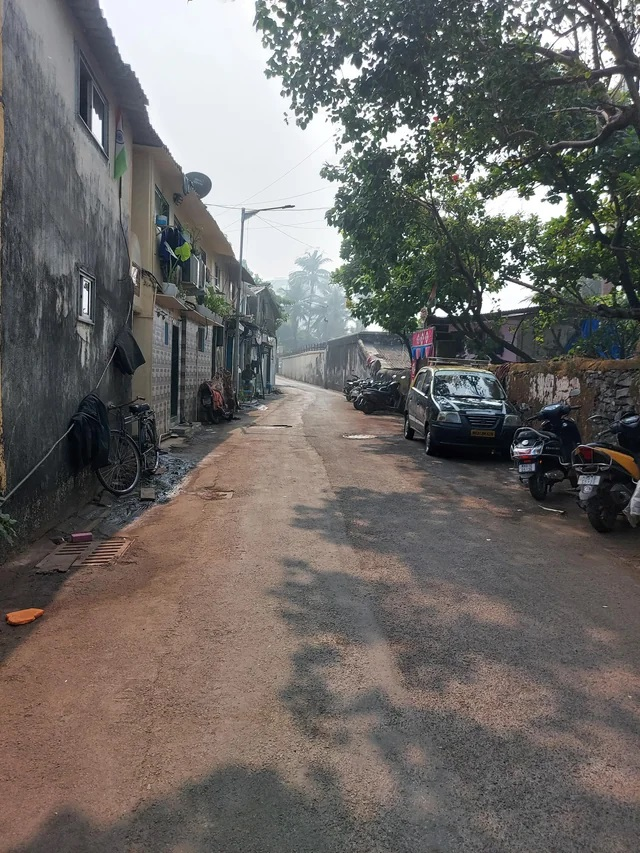
#> input picture AI Models (NLP and CV)/lane_image.jpg, 640 x 853 px
$ jupyter execute 'Lane width detection using OpenCV (11 October 2024).ipynb'
#> lines starting #> are read from the running program, lines starting #| are printed output that depends on the picture; after the words box and inside, x2 and y2 are one past the last pixel; in counts of white or black regions, pixels touching at a corner belong together
[cell 1]
import cv2
import numpy as np
import pandas as pd

[cell 2]
# Load the image
image = cv2.imread('lane_image.jpg')
#> image is the input picture: shape (853, 640, 3); mean B, G, R 102.1, 104.9, 108.3

# Iteration 1

[cell 3]
# Convert the image to grayscale
gray = cv2.cvtColor(image, cv2.COLOR_BGR2GRAY)
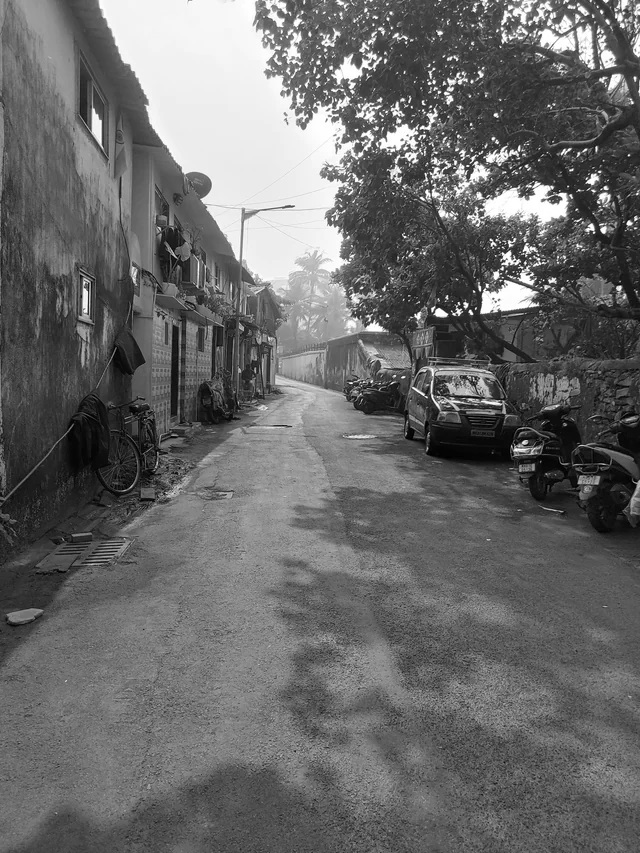
#> gray: shape (853, 640); min 0, max 255, mean 105.6

[cell 4]
# Apply Gaussian blur to reduce noise
blurred = cv2.GaussianBlur(gray, (5, 5), 0)

[cell 5]
# Perform Canny edge detection
edges = cv2.Canny(blurred, 50, 150)
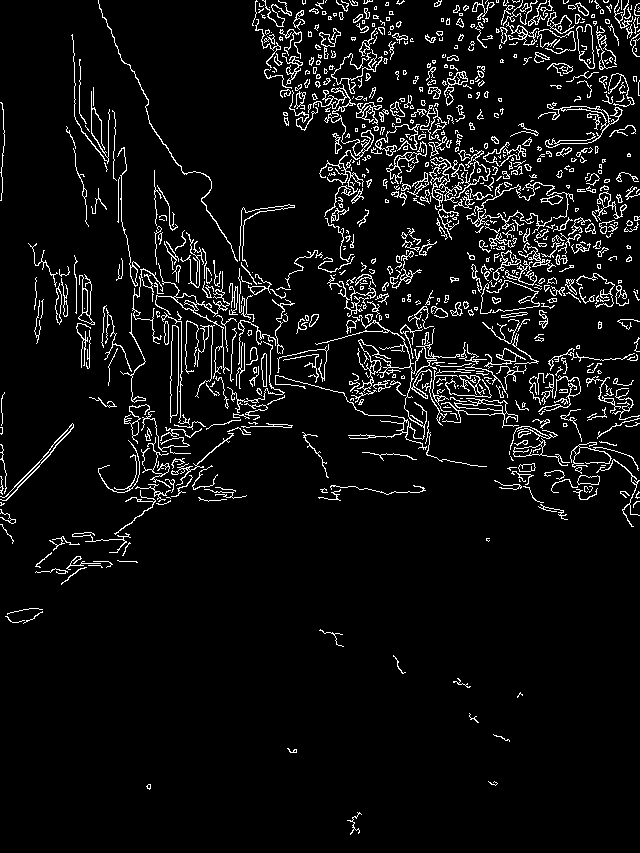
#> edges: shape (853, 640); 6.5% white in thin lines or dots

[cell 6]
# Find the contours of the edges
contours, _ = cv2.findContours(edges, cv2.RETR_EXTERNAL, cv2.CHAIN_APPROX_SIMPLE)
#> contours = 809 contours, 627 with area under 20; largest, box (x1, y1, x2, y2) and area: (170, 325, 179, 423) 618, (313, 84, 374, 217) 488, (429, 157, 468, 207) 397, (441, 398, 519, 428) 360, (538, 104, 623, 148) 348

[cell 7]
# Initialize variables to hold the leftmost and rightmost points
leftmost = None
rightmost = None

[cell 8]
# Iterate through contours and find the extreme leftmost and rightmost points
for contour in contours:
    # Get extreme points for each contour
    left_point = tuple(contour[contour[:, :, 0].argmin()][0])
    right_point = tuple(contour[contour[:, :, 0].argmax()][0])

    # Update the leftmost and rightmost points for the road boundary
    if leftmost is None or left_point[0] < leftmost[0]:
        leftmost = left_point
    if rightmost is None or right_point[0] > rightmost[0]:
        rightmost = right_point
#> this loop made 809 passes
#> (left_point, rightmost) on passes 3, 5, 7, 27, 29: ((488, 781), (497, 783)), ((493, 734), (509, 740)), ((517, 696), (522, 695)), ((538, 506), (567, 519)), ((633, 504), (639, 501))
#> (right_point, leftmost) on passes 2, 11, 25: ((150, 788), (146, 786)), ((24, 620), (5, 616)), ((13, 541), (0, 524))

[cell 9]
# Calculate the road width in pixels (distance between the leftmost and rightmost points)
road_width_pixels = np.linalg.norm(np.array(leftmost) - np.array(rightmost))
#> road_width_pixels = 639.4

[cell 10]
# Conversion from Pixels to Meters using the black car's width (assuming 1.5 meters for a nearby black taxi)
car_width_meters = 1.5  # Estimated width of the black car in meters
car_width_pixels = 150  # Approximate car width in pixels (adjust as necessary)

[cell 11]
# Calculate the pixel-to-meter ratio
pixels_per_meter = car_width_pixels / car_width_meters

[cell 12]
# Calculate the road width in meters
road_width_meters = road_width_pixels / pixels_per_meter
#> road_width_meters = 6.39

[cell 13]
# Convert road width to feet
road_width_feet = road_width_meters * 3.28084
#> road_width_feet = 20.98

[cell 14]
# Draw the detected leftmost and rightmost road boundaries
road_image = image.copy()
cv2.circle(road_image, leftmost, 10, (0, 255, 0), -1)  # Leftmost point
#> road_image: shape (853, 640, 3); 0.03% of pixels changed, all inside (x1, y1, x2, y2) = (0, 514, 11, 535)
cv2.circle(road_image, rightmost, 10, (0, 255, 0), -1)  # Rightmost point
#> road_image: shape (853, 640, 3); mean B, G, R 102.1, 105.1, 108.3

[cell 15]
# Draw a line between the leftmost and rightmost points (representing road width)
cv2.line(road_image, leftmost, rightmost, (255, 0, 0), 2)

[cell 16]
# Add text annotation showing the road width in feet
font = cv2.FONT_HERSHEY_SIMPLEX
text = f"Lane Width: {road_width_feet:.2f} ft"
#> text = 'Lane Width: 20.98 ft'
cv2.putText(road_image, text, (int((leftmost[0] + rightmost[0]) / 2), leftmost[1] - 10), font, 0.7, (255, 0, 0), 2, cv2.LINE_AA)
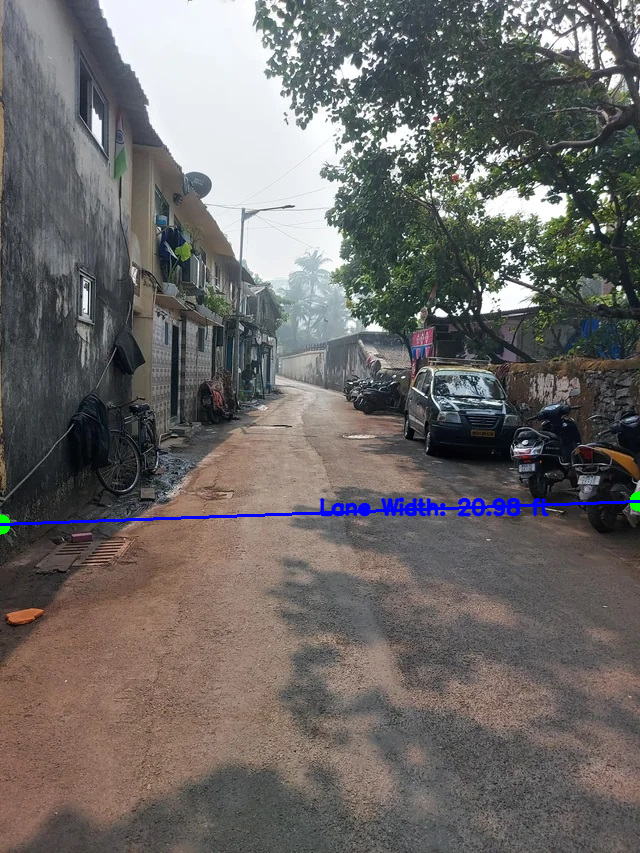
#> road_image: shape (853, 640, 3); mean B, G, R 103.2, 104.5, 107.7

[cell 17]
# Display the final image with the correct annotation
cv2.imshow("Lane Width in Feet", road_image)
cv2.waitKey(0)
cv2.destroyAllWindows()

[cell 18]
# Print the calculated width for reference
print(f"Lane width in pixels: {road_width_pixels:.2f} pixels")
#| Lane width in pixels: 639.41 pixels
print(f"Lane width in meters: {road_width_meters:.2f} meters")
#| Lane width in meters: 6.39 meters
print(f"Lane width in feet: {road_width_feet:.2f} feet")
#| Lane width in feet: 20.98 feet

$ run again, with AI Models (NLP and CV)/road_image.jpg copied over AI Models (NLP and CV)/lane_image.jpg
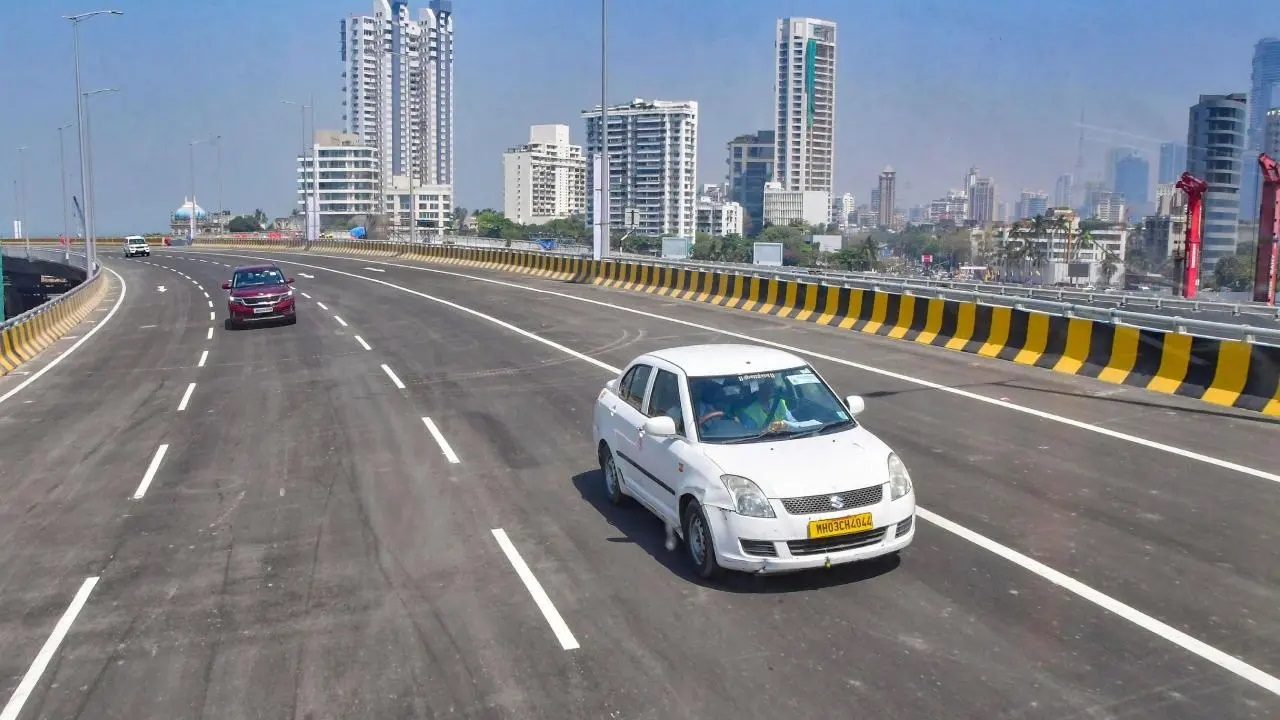
#> input picture AI Models (NLP and CV)/road_image.jpg, 1280 x 720 px
#> image is the input picture: shape (720, 1280, 3); mean B, G, R 139.6, 132.6, 129.1
#> `edges = cv2.Canny(blurred, 50, 150)`:
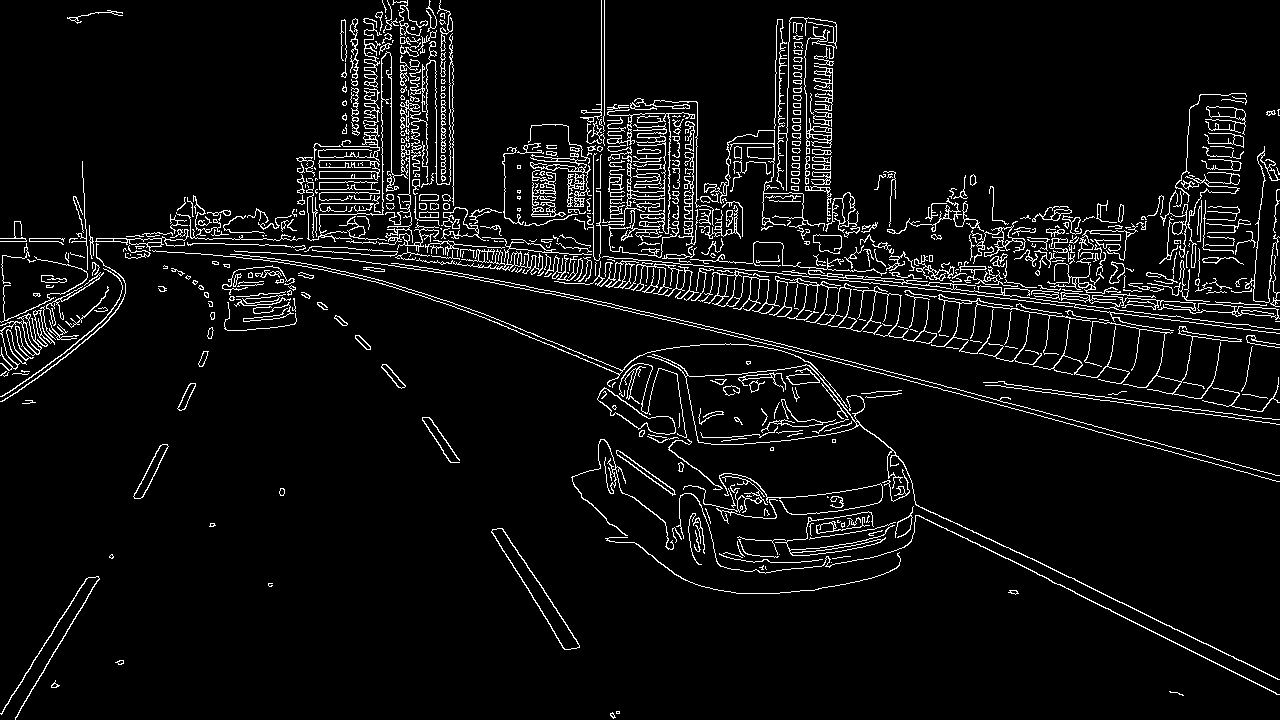
#> edges: shape (720, 1280); 5.9% white in thin lines or dots
#> contours = 610 contours, 413 with area under 20; largest, box (x1, y1, x2, y2) and area: (647, 354, 1280, 680) 10419, (491, 528, 580, 650) 1859, (602, 109, 695, 258) 1494, (597, 387, 676, 435) 1222, (698, 270, 841, 323) 820
#> the loop `for contour in contours:` made 610 passes
#> (left_point, rightmost) on passes 3, 44: ((1169, 691), (1183, 695)), ((676, 526), (1279, 694))
#> road_width_pixels = 1279.1
#> road_width_meters = 12.79
#> road_width_feet = 41.97
#> text = 'Lane Width: 41.97 ft'
#> `cv2.putText(road_image, text, (int((leftmost[0] + rightmost[0]) / 2), ..`:
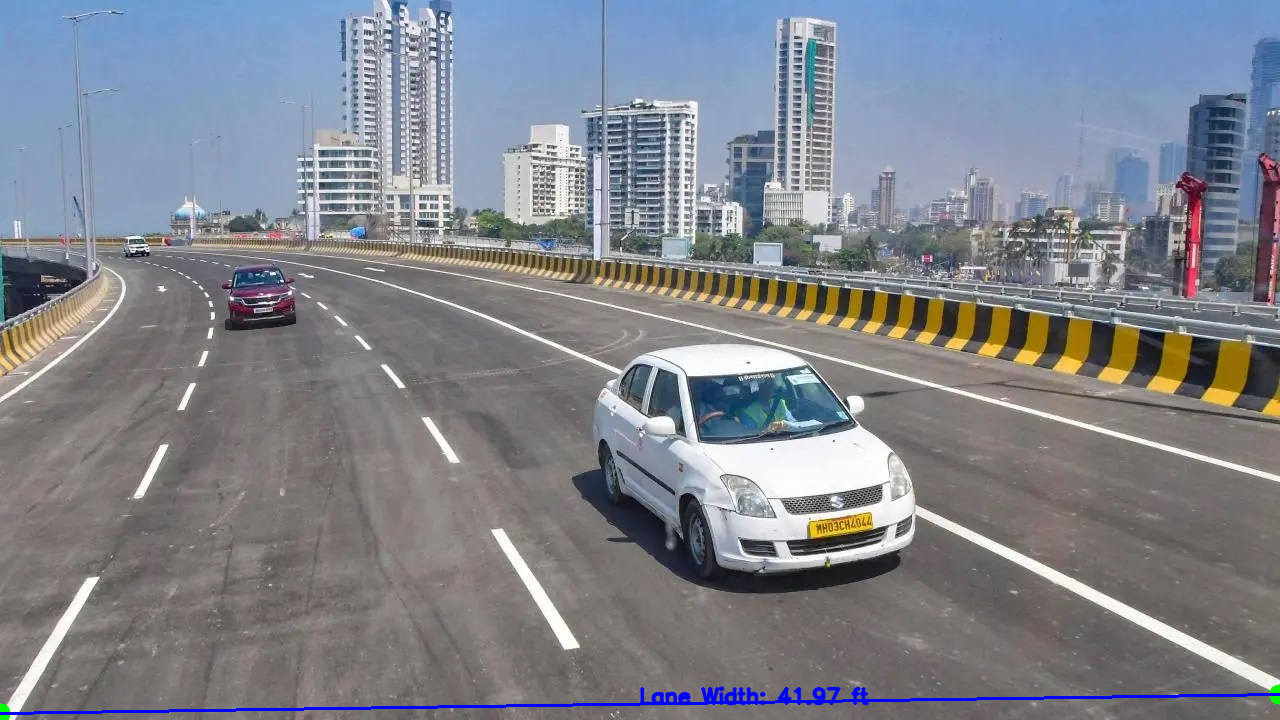
#> road_image: shape (720, 1280, 3); mean B, G, R 140.4, 131.9, 128.4
#| Lane width in pixels: 1279.14 pixels
#| Lane width in meters: 12.79 meters
#| Lane width in feet: 41.97 feet
